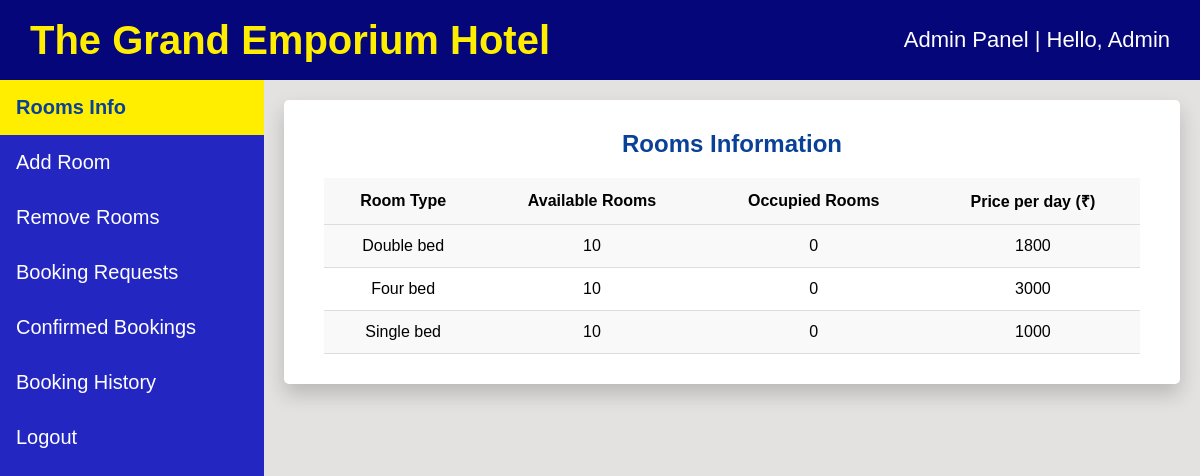
Screenshot of /admin_view.php (signed in) with the database file from the repository.
### tables this page shows
CREATE TABLE `rooms_count` (
  `room_type` varchar(20) NOT NULL,
  `available_rooms` int(11) NOT NULL,
  `occupied_rooms` int(11) NOT NULL,
  `price` int(11) NOT NULL
);

### admin_view.php (the view, shortened to what this page needs)
<?php
$adminName = $_SESSION['admin_name'];
?>
<!DOCTYPE html>
<html>
<head>
</head>
<body>
    <header class="header">
        <div style="font-size: 40px; font-weight: bold; color: #ffee00ff;">
            The Grand Emporium Hotel
        </div>
        <div style="font-size: 22px;">
            Admin Panel | Hello, <?php echo htmlspecialchars($adminName); ?>
        </div>
    </header>
    <nav>
        <ul class="sidebar">
            <li><a href="admin_view.php" class="active">Rooms Info</a></li>
            <li><a href="add_room_admin.php">Add Room</a></li>
            <li><a href="remove_room_admin.php">Remove Rooms</a></li>
            <li><a href="admin_room_status.php">Booking Requests</a></li>
            <li><a href="confirmed_bookings.php">Confirmed Bookings</a></li>
            <li><a href="booking_history.php">Booking History</a></li>
            <li><a href="index.php">Logout</a></li>
        </ul>
    </nav>
    <main class="main-content">
        <div class="basic_box">
            <h2>Rooms Information</h2>
            <table>
                <tr>
                    <th>Room Type</th>
                    <th>Available Rooms</th>
                    <th>Occupied Rooms</th>
                    <th>Price per day (₹)</th>
                </tr>
                <?php
                    $conn = new mysqli("localhost", "root", "", "hotel_db");
                    $sql = "SELECT room_type, available_rooms, occupied_rooms, price FROM rooms_count";
                    $result = $conn->query($sql);
                    if ($result->num_rows > 0) {
                        while($row = $result->fetch_assoc()) {
                            echo "<tr>";
                            echo "<td>" . htmlspecialchars($row['room_type']) . "</td>";
                            echo "<td>" . htmlspecialchars($row['available_rooms']) . "</td>";
                            echo "<td>" . htmlspecialchars($row['occupied_rooms']) . "</td>";
                            echo "<td>" . htmlspecialchars($row['price']) . "</td>";
                            echo "</tr>";
                        }
                    } else {
                        echo "<tr><td colspan='4'>No room information found.</td></tr>";
                    }
                ?>
            </table>
        </div>
    </main>
</body>
</html>

### admin_view.php (style rules this page uses)
body { margin: 0; background: #e1dedee4; font-family: Verdana, sans-serif; padding-top: 80px; padding-left: 22%; box-sizing: border-box; }
.header { position: fixed; top: 0; left: 0; width: 100%; background-color: rgba(4, 6, 121, 1); color: white; padding: 0 30px; display: flex; justify-content: space-between; align-items: center; z-index: 1000; box-sizing: border-box; height: 80px; }
.sidebar { list-style-type: none; margin: 0; padding: 0; width: 22%; background-color: rgba(8, 11, 190, 0.87); position: fixed; height: 100%; top: 80px; left: 0; overflow: auto; }
.sidebar a { display: block; color: white; padding: 16px; text-decoration: none; font-size: 20px; }
.sidebar a.active { background-color: #ffee00ff; color: #094198; font-weight: bold; }
.main-content { padding: 20px; }
.basic_box { background: white; border-radius: 5px; padding: 30px 40px; box-shadow: 0 10px 20px rgba(0,0,0,0.19); }
table { width: 100%; border-collapse: collapse; font-size: 16px; }
th, td { padding: 12px; text-align: center; border-bottom: 1px solid #ddd; }
th { background-color: #f8f8f8; }
tr:nth-child(even) { background-color: #f9f9f9; }
.basic_box h2 { text-align: center; color: #094198; margin-top: 0; }

### rows the page displays
rooms_count: room_type "Double bed", available_rooms "10", occupied_rooms "0", price "1800"
rooms_count: room_type "Four bed", available_rooms "10", occupied_rooms "0", price "3000"
rooms_count: room_type "Single bed", available_rooms "10", occupied_rooms "0", price "1000"

### other values shown
$adminName "Admin"
